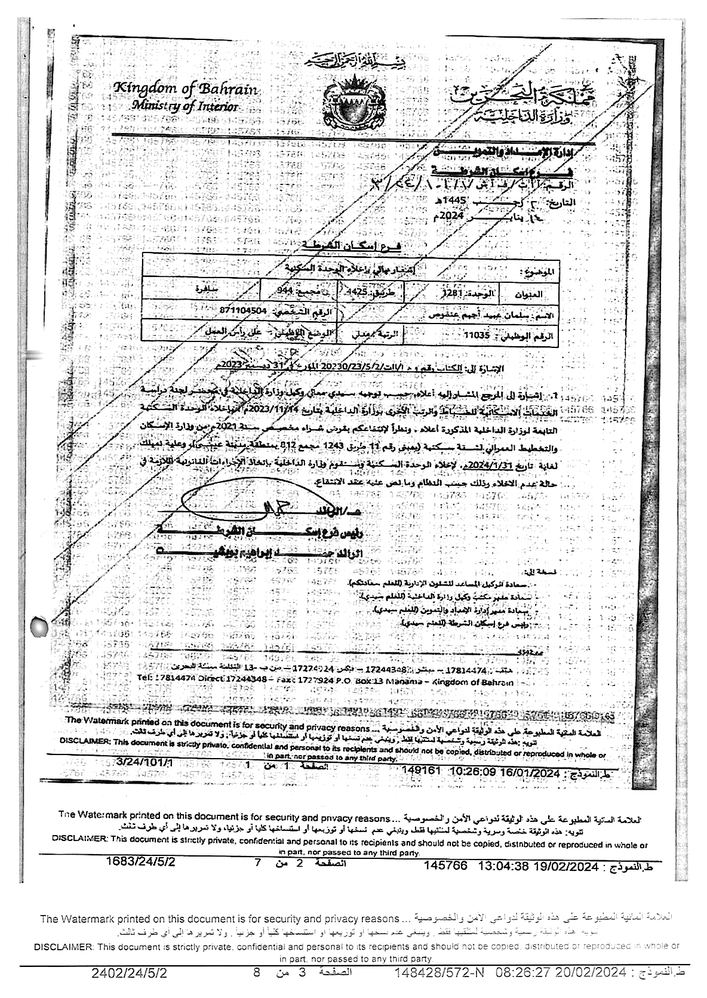
#> input picture scratch/2_arabic_document_ocr_study/page-15_cleaned.png, 707 x 998 px, shrunk from 1184 x 1672 before the run
$ python -i clean_ocr_image.py   (imports and definitions only)
#> lines starting #> are read from the running program, lines starting #| are printed output that depends on the picture; after the words box and inside, x2 and y2 are one past the last pixel; in counts of white or black regions, pixels touching at a corner belong together
#> in clean_document_for_ocr, img is the input picture: shape (998, 707, 3); min 0, max 255, mean 225.5
import cv2
import numpy as np
import os

def adjust_levels(image, black_point, white_point):
    """
    Simulates a 'Clean Background' photocopy feature using a Levels adjustment.
    Values <= black_point become pure black (0).
    Values >= white_point become pure white (255).
    Values in between are linearly stretched, preserving anti-aliasing.
    """
    lut = np.zeros(256, dtype=np.uint8)
    for i in range(256):
        if i <= black_point:
            lut[i] = 0
        elif i >= white_point:
            lut[i] = 255
        else:
            lut[i] = int(((i - black_point) / (white_point - black_point)) * 255.0)
    return cv2.LUT(image, lut)

def auto_deskew(image):
    """
    Detects the tilt of the text and rotates the image to make the baseline perfectly horizontal.
    """
    # Threshold to find text blobs
    thresh = cv2.bitwise_not(image)
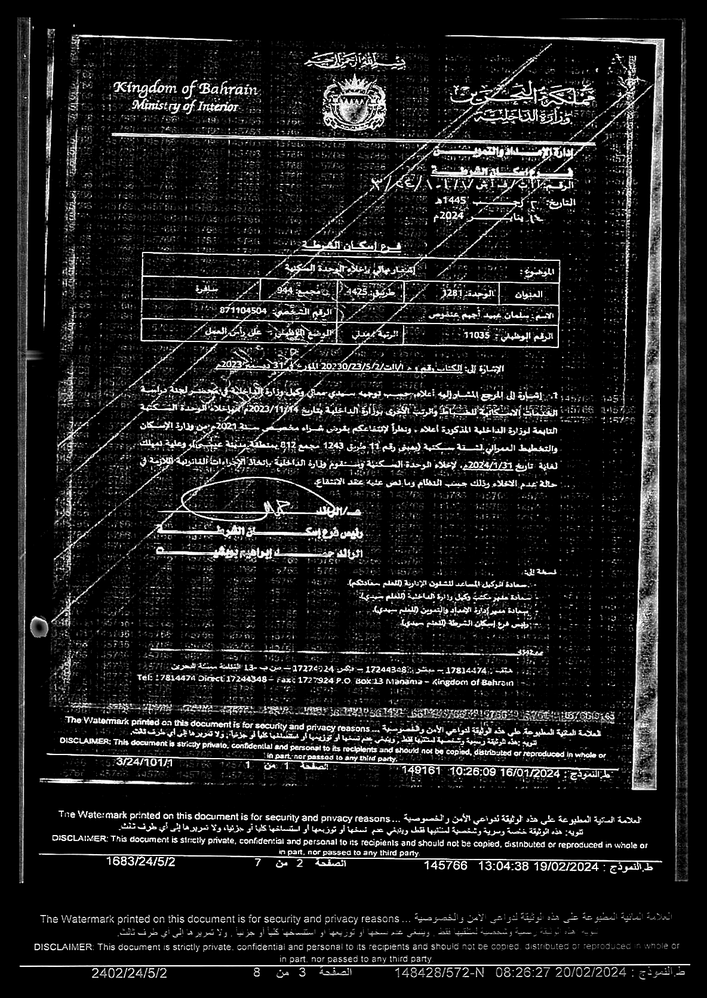
#> thresh: shape (998, 707); min 0, max 255, mean 29.5
    _, thresh = cv2.threshold(thresh, 0, 255, cv2.THRESH_BINARY | cv2.THRESH_OTSU)
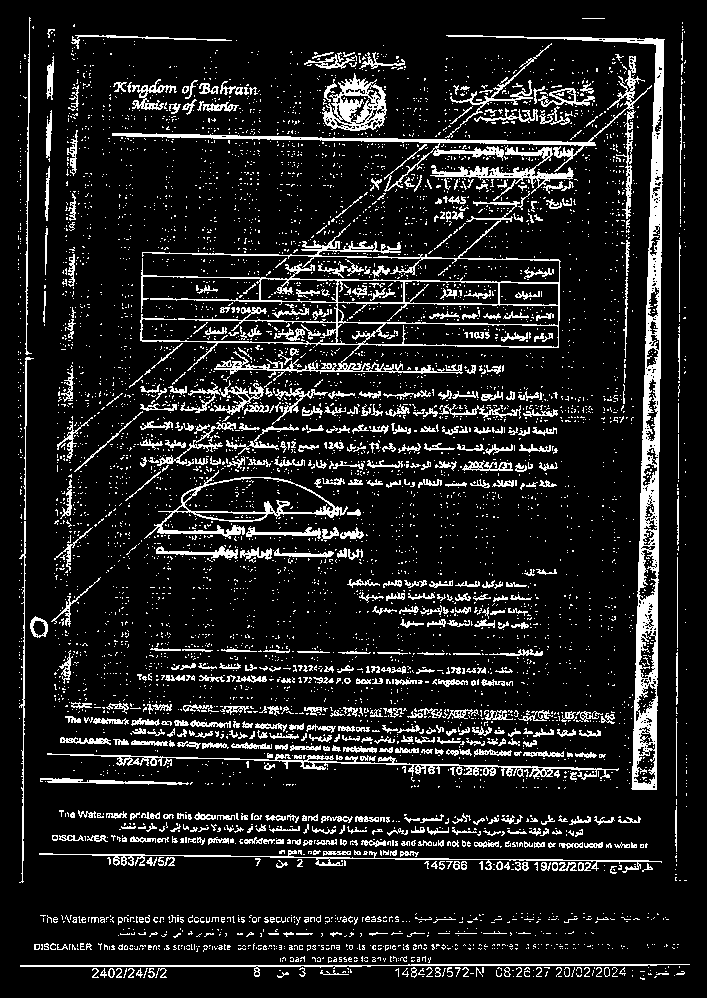
#> thresh: shape (998, 707); 12.2% white in thin lines or dots

    # Get all text pixel coordinates
    coords = np.column_stack(np.where(thresh > 0))
#> coords = 86248 pairs, first value 17 to 979, second value 17 to 689
    if len(coords) == 0:
        return image

    # Calculate the minimum bounding box and its angle
    angle = cv2.minAreaRect(coords)[-1]
#> angle = -89.84

    # Adjust angle to be between -45 and 45
    if angle < -45:
        angle = -(90 + angle)
#> angle = -0.163
    else:
        angle = -angle

    # If the angle is very small, it's likely already straight
    if abs(angle) < 0.5:
        return image

    # Rotate the image
    (h, w) = image.shape[:2]
    center = (w // 2, h // 2)
    M = cv2.getRotationMatrix2D(center, angle, 1.0)
    # Use BORDER_REPLICATE so the edges remain white/background colored
    rotated = cv2.warpAffine(image, M, (w, h), flags=cv2.INTER_CUBIC, borderMode=cv2.BORDER_REPLICATE)
    return rotated

def clean_document_for_ocr(image_path, output_path):
    # 1. Load image in BGR
    img = cv2.imread(image_path)
    if img is None:
        print(f"Error: Could not read image {image_path}")
        return

    # 2. Extract Green Channel
    gray = img[:, :, 1]

    # 3. Auto-Deskew
    # Straighten the Arabic baselines before processing
    gray = auto_deskew(gray)

    # 4. Estimate Background (Illumination Map)
    kernel_large = np.ones((15, 15), np.uint8)
    bg = cv2.dilate(gray, kernel_large, iterations=1)
    bg = cv2.GaussianBlur(bg, (21, 21), 0)

    # 5. Illumination Normalization (Division)
    normalized = 255 * (gray.astype(np.float32) / bg.astype(np.float32))
    normalized = np.clip(normalized, 0, 255).astype(np.uint8)

    # 6. Wash Out Light Colors ("Clean Background")
    cleaned = adjust_levels(normalized, black_point=0, white_point=220)
#> in adjust_levels, `return cv2.LUT(image, lut)`:
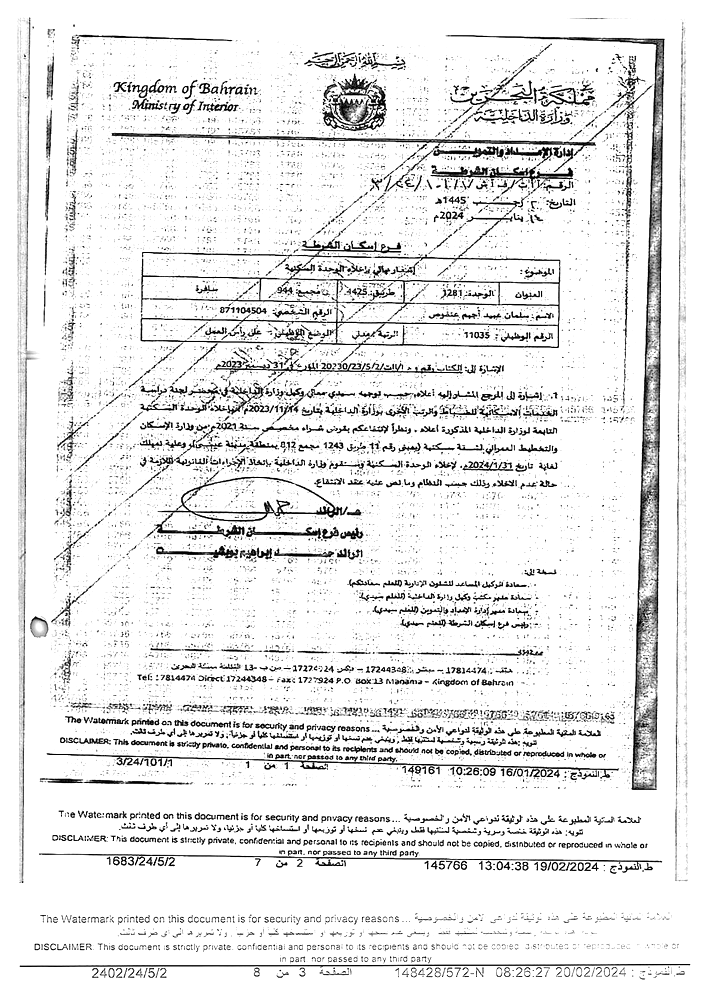
#> returned value: shape (998, 707); min 0, max 255, mean 232

    # 7. Diacritic Boost (Black-Hat Filter)
    # Applying this after washout perfectly isolates the small dark dots
    # against the pure white background, deepening them cleanly.
    kernel_small = cv2.getStructuringElement(cv2.MORPH_RECT, (3, 3))
    blackhat = cv2.morphologyEx(cleaned, cv2.MORPH_BLACKHAT, kernel_small)
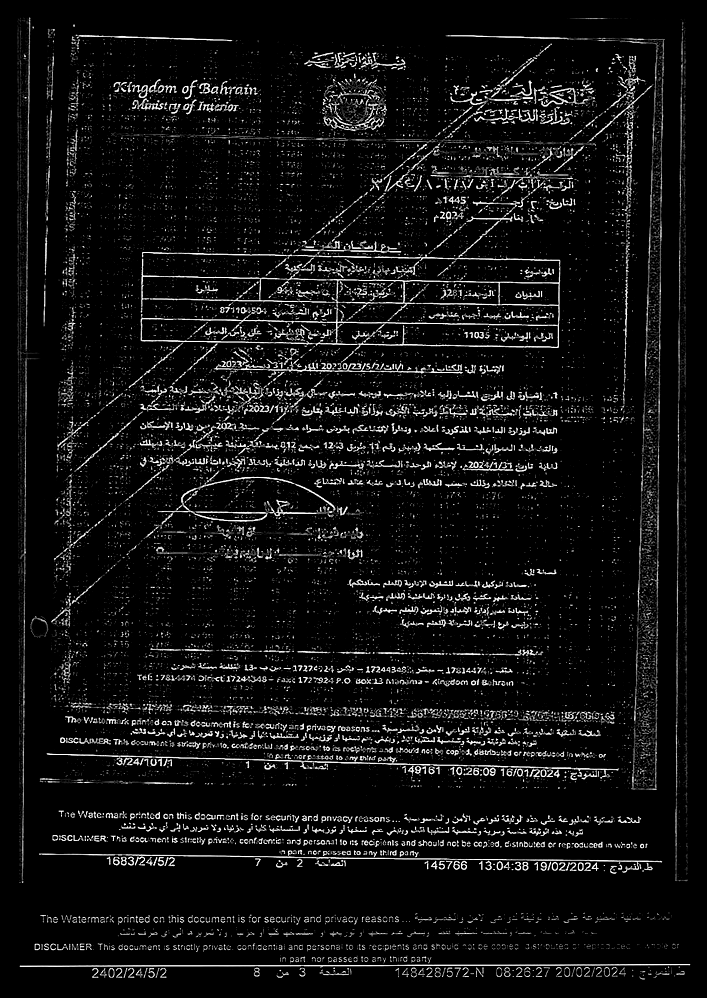
#> blackhat: shape (998, 707); min 0, max 255, mean 17.8
    boosted = cv2.subtract(cleaned, blackhat) # Darken the diacritics
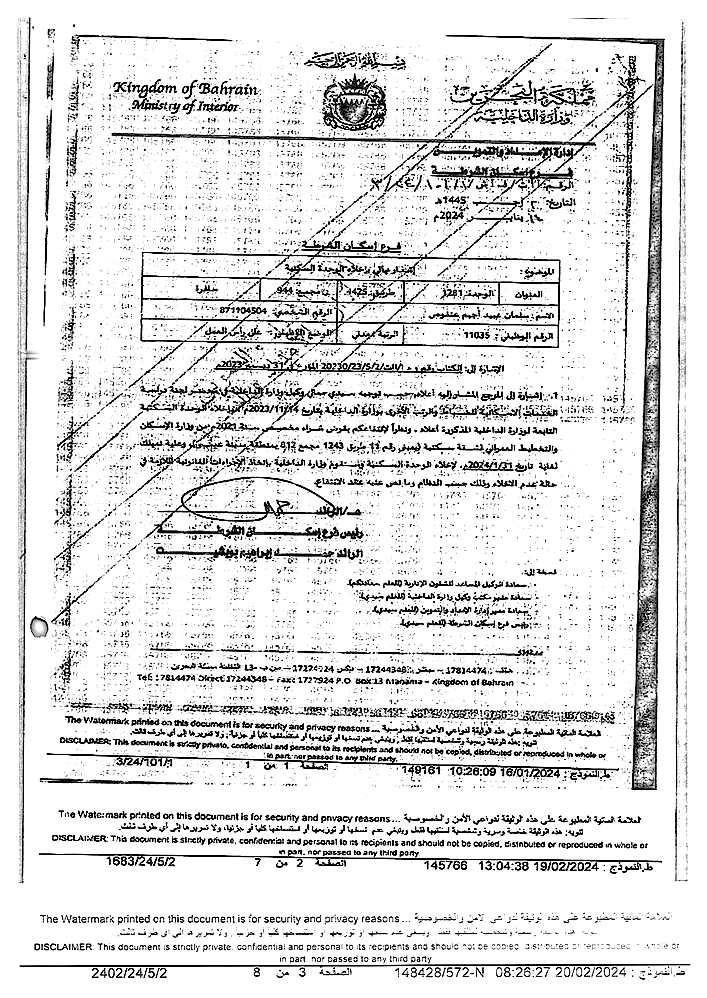
#> boosted: shape (998, 707); min 0, max 255, mean 223.3

    # 8. Sharpening (Unsharp Mask)
    gaussian = cv2.GaussianBlur(boosted, (0, 0), 2.0)
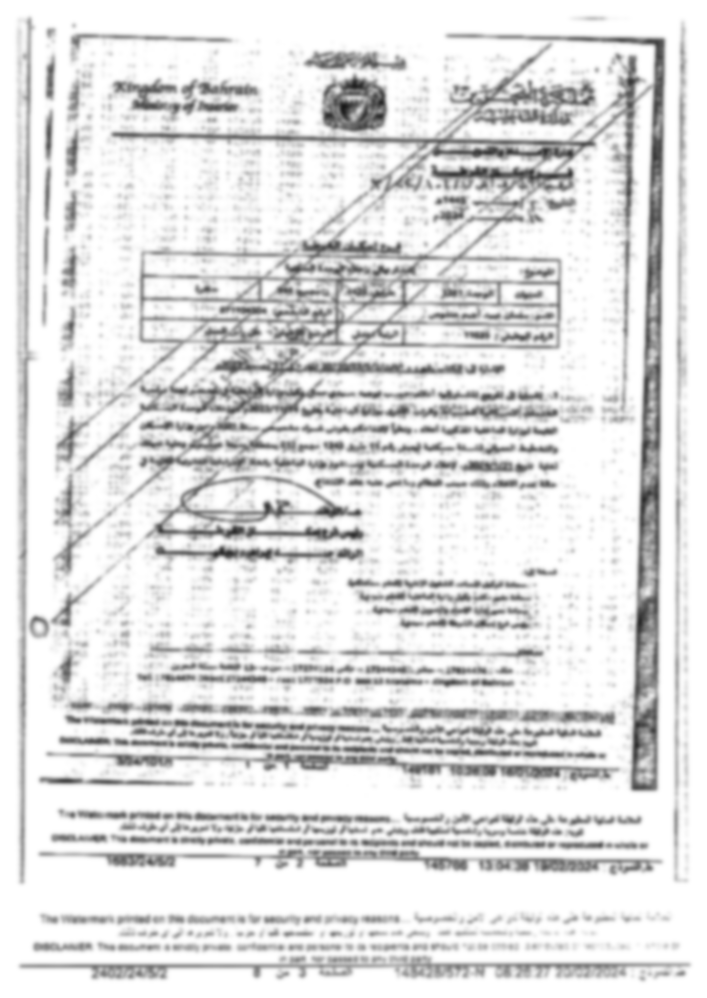
#> gaussian: shape (998, 707); min 25, max 255, mean 223.3
    sharpened = cv2.addWeighted(boosted, 1.5, gaussian, -0.5, 0)

    # Save the result
    cv2.imwrite(output_path, sharpened)
    print(f"Cleaned image saved to {output_path}")

# [8 lines not run here, left out]

>>> result = clean_document_for_ocr('page-15_cleaned.png', 'out.png')

$ run again, on file naming.png
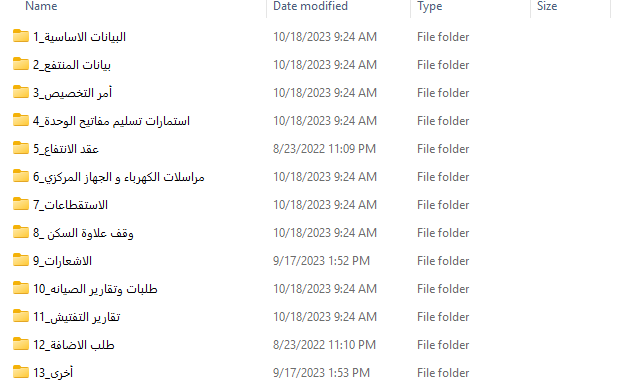
#> input picture file naming.png, 644 x 387 px
#> in clean_document_for_ocr, img is the input picture: shape (387, 644, 3); mean B, G, R 247.6, 248.6, 249.2
#> in auto_deskew, `_, thresh = cv2.threshold(thresh, 0, 255, cv2.THRESH_BINARY | cv2.THRE..`:
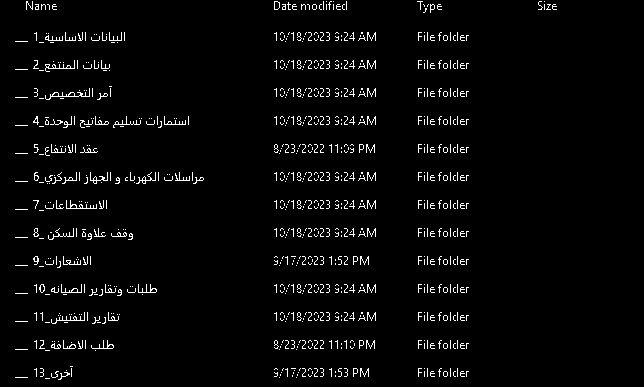
#> thresh: shape (387, 644); 3.1% white in thin lines or dots, all inside (x1, y1, x2, y2) = (15, 1, 557, 380)
#> coords = 7730 pairs, first value 1 to 379, second value 15 to 556
#> in auto_deskew, `angle = cv2.minAreaRect(coords)[-1]`: angle = -90
#> in auto_deskew, `angle = -(90 + angle)`: angle = 0
#> bg: shape (387, 644); every value is 255
#> in clean_document_for_ocr, `gaussian = cv2.GaussianBlur(boosted, (0, 0), 2.0)`:
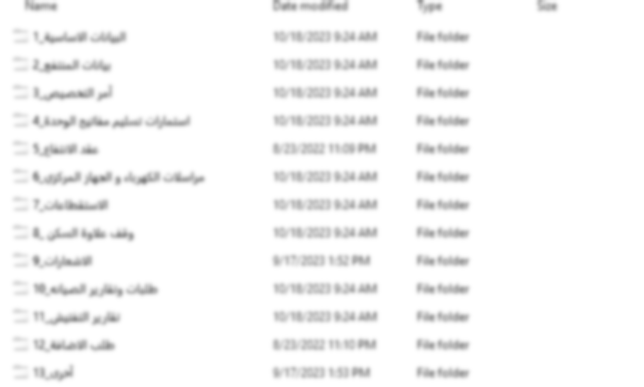
#> gaussian: shape (387, 644); min 132, max 255, mean 247.1
